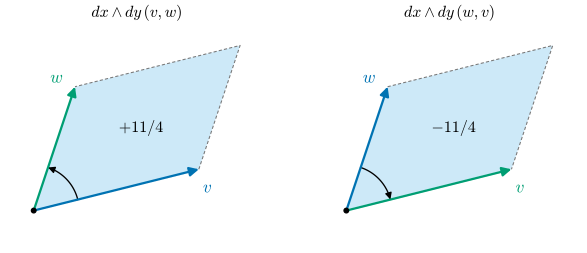

This chart was generated by the following Python code:
"""Figure 0.7.2: dx∧dy(v, w) = det(v w) is the signed area of the parallelogram spanned by v and w (Section 0.7).

v = (2, 1/2), w = (1/2, 3/2): dx∧dy(v, w) = 2·(3/2) − (1/2)·(1/2) = 11/4 > 0 (counterclockwise, left panel),
dx∧dy(w, v) = −11/4 (clockwise, right panel). The area of the parallelogram is 11/4 in both panels.

Run from the project root: ``PYTHONPATH=tools python3 chapters/00-tour/figures/fig-0-7-2-wedge.py``
"""

import dgfig

dgfig.setup()

import matplotlib.pyplot as plt
import numpy as np
from matplotlib.patches import FancyArrowPatch, Polygon

C = dgfig.COLORS
LW = dgfig.LW

v = np.array([2.0, 0.5])
w = np.array([0.5, 1.5])


def wedge(a, b):
    return a[0] * b[1] - a[1] * b[0]


# self-checks (§12.1)
assert np.isclose(wedge(v, w), 11 / 4) and np.isclose(wedge(w, v), -11 / 4) and wedge(v, v) == 0
area = abs(np.cross(np.append(v, 0), np.append(w, 0))[2])
assert np.isclose(area, 11 / 4)

fig, axs = plt.subplots(1, 2, figsize=(6.4, 2.7))
for k, ax in enumerate(axs):
    a, b = (v, w) if k == 0 else (w, v)
    dgfig.schematic_axes(ax, (-0.35, 2.85), (-0.45, 2.25))
    ax.add_patch(Polygon([[0, 0], a, a + b, b], closed=True, facecolor=C["region"], alpha=0.3, lw=0))
    ax.plot(*np.array([a, a + b, b]).T, color=C["aux"], lw=0.8, ls=(0, (3, 2)))
    for vec, col, lab in ((a, C["tangent"], "first"), (b, C["third"], "second")):
        ax.add_patch(FancyArrowPatch((0, 0), tuple(vec), arrowstyle="-|>", mutation_scale=14, color=col,
                                     lw=LW["vector"] + 0.2, shrinkA=0, shrinkB=0, zorder=5))
    # orientation: arc from the first vector towards the second
    a0, a1 = np.arctan2(a[1], a[0]), np.arctan2(b[1], b[0])
    ts = np.linspace(a0, a1, 50)
    rr = 0.55
    ax.plot(rr * np.cos(ts[:-4]), rr * np.sin(ts[:-4]), color=C["main"], lw=1.0)
    ax.add_patch(FancyArrowPatch((rr * np.cos(ts[-5]), rr * np.sin(ts[-5])), (rr * np.cos(ts[-1]), rr * np.sin(ts[-1])),
                                 arrowstyle="-|>", mutation_scale=10, color=C["main"], lw=1.0))
    ax.plot(0, 0, "o", color=C["main"], ms=3.5, zorder=6)
    c = (a + b) / 2
    s = wedge(a, b)
    ax.text(c[0] + 0.05, c[1], r"$+11/4$" if s > 0 else r"$-11/4$", fontsize=12, ha="center", va="center")
axs[0].text(v[0] + 0.05, v[1] - 0.28, r"$v$", fontsize=13, color=C["tangent"])
axs[0].text(w[0] - 0.3, w[1] + 0.05, r"$w$", fontsize=13, color=C["third"])
axs[1].text(v[0] + 0.05, v[1] - 0.28, r"$v$", fontsize=13, color=C["third"])
axs[1].text(w[0] - 0.3, w[1] + 0.05, r"$w$", fontsize=13, color=C["tangent"])
axs[0].set_title(r"$dx\wedge dy\,(v, w)$", fontsize=12)
axs[1].set_title(r"$dx\wedge dy\,(w, v)$", fontsize=12)
fig.subplots_adjust(left=0.01, right=0.99, top=0.88, bottom=0.02, wspace=0.08)
dgfig.save(fig, __file__)
